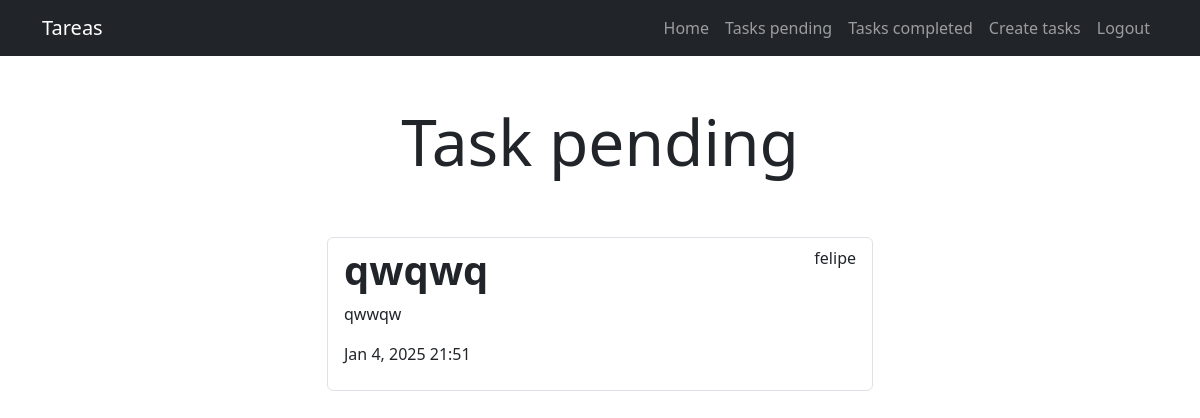
Page /tasks/ (signed in) on the earlier database version.
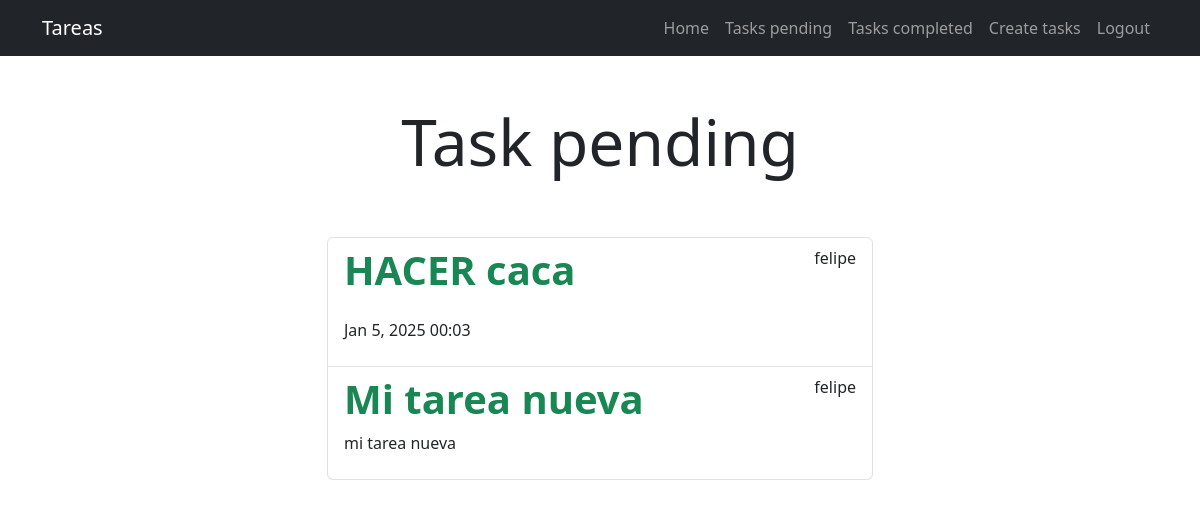
Same page on the later database version.
### tasks/models.py (models this page shows, shortened)
class Task(models.Model):
    title = models.CharField(max_length= 255)
    description = models. TextField(blank=True)
    created = models.DateTimeField(auto_now_add=True)
    datecompleted = models.DateTimeField(null=True,blank=True)
    important = models.BooleanField(default=False)
    user = models.ForeignKey(User, on_delete= models.CASCADE)

### tasks/views.py (the view)
# urls.py: path("tasks/", views.tasks, name="tasks"),
@login_required
def tasks(request):
    if request.user.is_authenticated:
        tasks = Task.objects.filter(user=request.user)
    else:
        tasks = None  # O una lista vacía []
    return render(request, 'tasks.html', {'tasks': tasks, 'user_authenticated': request.user.is_authenticated})

### tasks/templates/tasks.html
{% extends 'base.html' %}
{% block content %}
<main class="container">
    <div class="row">
        <div class="col-md-6 offset-md-3">
            <h1 class="text-center display-3 py-5">Task pending</h1>
            <ul class="list-group">
                {% for task in tasks %}
                <a class="list-group-item" href="{% url 'task_detail' task.id %}">
                        <header class="d-flex justify-content-between">
                            {% if task.important %}
                            <h1 class="fw-bold text-success">{{task.title}}</h1>
                            {% else %}
                            <h1 class="fw-bold">{{ task.title }}</h1>
                            {% endif %}
                            <p>{{ task.user.username }}</p>
                        </header>
                        <p>{{ task.description }}</p>
                        <p>{{ task.datecompleted|date:'M j, Y H:i' }}</p>
                </a>
                {% endfor %}
            </ul>
        </div>
    </div>
</main>
{% endblock %}

### tasks/templates/base.html (shortened to what this page needs)
<!DOCTYPE html>
<html lang="en">
<head>
    <link rel="stylesheet" href="https://cdn.jsdelivr.net/npm/bootstrap@5.3.3/dist/css/bootstrap.min.css">
</head>
<body>
    <nav class="navbar navbar-expand-lg black navbar-dark bg-dark">
        <div class="container">
          <a class="navbar-brand" href="#">Tareas</a>
          <div class="collapse navbar-collapse" id="navbarNav">
            <ul class="navbar-nav ms-auto">
                <li class="nav-item">
                    <a href="/" class="nav-link">Home</a>
                </li>
                {% if user.is_authenticated %}
                    <li class="nav-item">
                        <a href="{% url 'tasks' %}" class="nav-link ">Tasks pending</a>
                    </li>
                    <li class="nav-item">
                        <a href="{% url 'tasks_completed' %}" class="nav-link">Tasks completed</a>
                    </li>
                    <li class="nav-item">
                        <a href="/tasks/create/" class="nav-link">Create tasks</a>
                    </li>
                    <li class="nav-item">
                        <a href="/logout" class="nav-link">Logout</a>
                    </li>
                {% endif %}
            </ul>
          </div>
        </div>
      </nav>
    {% block content %}
    {% endblock %}
</body>
</html>

Differences in the rows shown:
changed Task: important False → True (drawn); datecompleted "Jan 4, 2025 21:51" → "Jan 5, 2025 00:03"; title "qwqwq" → "HACER caca"; description "qwwqw" → (not shown)
added Task: title "Mi tarea nueva", user.username "felipe", description "mi tarea nueva"
